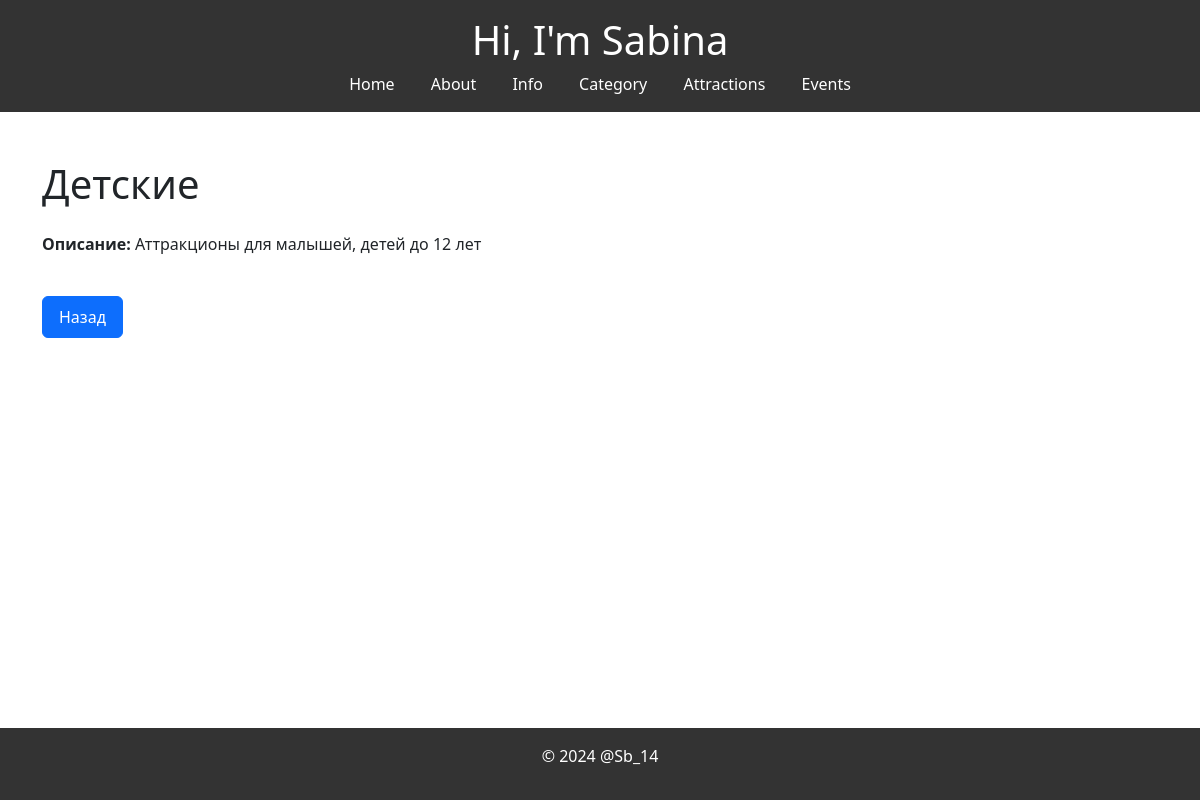
Screenshot of /categories/2/ with the database file from the repository.
### myapp/models.py (models this page shows, shortened)
class Category(models.Model):
    name = models.CharField(max_length=100, verbose_name='Название')
    description = models.TextField(verbose_name='Описание')
    class Meta:
        verbose_name = 'Категория'
        verbose_name_plural = 'Категории'

### myapp/views.py (the view)
# urls.py: path('categories/<int:pk>/', views.category_detail, name='category_detail'),
def category_detail(request, pk):
    category = get_object_or_404(Category, pk=pk)
    return render(request, 'myapp/category_detail.html', {'category': category})

### myapp/templates/myapp/category_detail.html (shortened to what this page needs)
{% extends 'myapp/layout.html' %}
{% load static %}
{% block body %}
{% include 'myapp/header.html' %}
<div class="container mt-5">
    <h1 class="mb-4">{{ category.name }}</h1>
    <p><strong>Описание:</strong> {{ category.description }}</p>
    <a href="{% url 'category_list' %}" class="btn btn-primary mt-4">Назад</a>
</div>
{% endblock %}

### myapp/static/myapp/css/styles.css (style rules this page uses)
html, body { height: 100%; margin: 0; padding: 0; font-family: Arial, sans-serif; background-color: #f4f4f4; }
body { display: flex; flex-direction: column; min-height: 100vh; }
.container { flex-direction: column; margin-top: 20px; }
.container a { display: inline-block; width: auto; padding: 0.5em 1em; text-align: center; white-space: nowrap; }

### rows the page displays
Category: name "Детские", description "Аттракционы для малышей, детей до 12 лет"
